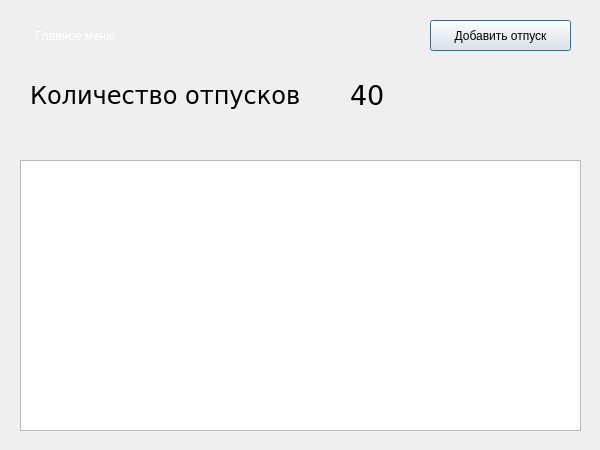
<?xml version="1.0" encoding="UTF-8"?>
<ui version="4.0">
 <class>Dialog</class>
 <widget class="QDialog" name="Dialog">
  <property name="geometry">
   <rect>
    <x>0</x>
    <y>0</y>
    <width>600</width>
    <height>450</height>
   </rect>
  </property>
  <property name="minimumSize">
   <size>
    <width>600</width>
    <height>450</height>
   </size>
  </property>
  <property name="maximumSize">
   <size>
    <width>600</width>
    <height>450</height>
   </size>
  </property>
  <property name="windowTitle">
   <string>Dialog</string>
  </property>
  <widget class="QLabel" name="label">
   <property name="geometry">
    <rect>
     <x>30</x>
     <y>60</y>
     <width>311</width>
     <height>71</height>
    </rect>
   </property>
   <property name="font">
    <font>
     <family>Verdana</family>
     <pointsize>18</pointsize>
    </font>
   </property>
   <property name="text">
    <string>Количество отпусков </string>
   </property>
  </widget>
  <widget class="QLabel" name="countler">
   <property name="geometry">
    <rect>
     <x>350</x>
     <y>60</y>
     <width>61</width>
     <height>71</height>
    </rect>
   </property>
   <property name="font">
    <font>
     <family>Verdana</family>
     <pointsize>20</pointsize>
    </font>
   </property>
   <property name="text">
    <string>40</string>
   </property>
  </widget>
  <widget class="QPushButton" name="vacation_button">
   <property name="geometry">
    <rect>
     <x>430</x>
     <y>20</y>
     <width>141</width>
     <height>31</height>
    </rect>
   </property>
   <property name="text">
    <string>Добавить отпуск</string>
   </property>
  </widget>
  <widget class="QTableWidget" name="tableWidget">
   <property name="geometry">
    <rect>
     <x>20</x>
     <y>160</y>
     <width>561</width>
     <height>271</height>
    </rect>
   </property>
  </widget>
  <widget class="QPushButton" name="main_window_button">
   <property name="geometry">
    <rect>
     <x>20</x>
     <y>20</y>
     <width>111</width>
     <height>31</height>
    </rect>
   </property>
   <property name="styleSheet">
    <string notr="true">QPushButton {
    border: none;
    color: white;
}

QPushButton:hover {
   color: blue;
}

QPushButton:focus {
    border: none; 
}</string>
   </property>
   <property name="text">
    <string>Главное меню</string>
   </property>
  </widget>
 </widget>
 <resources/>
 <connections/>
</ui>
